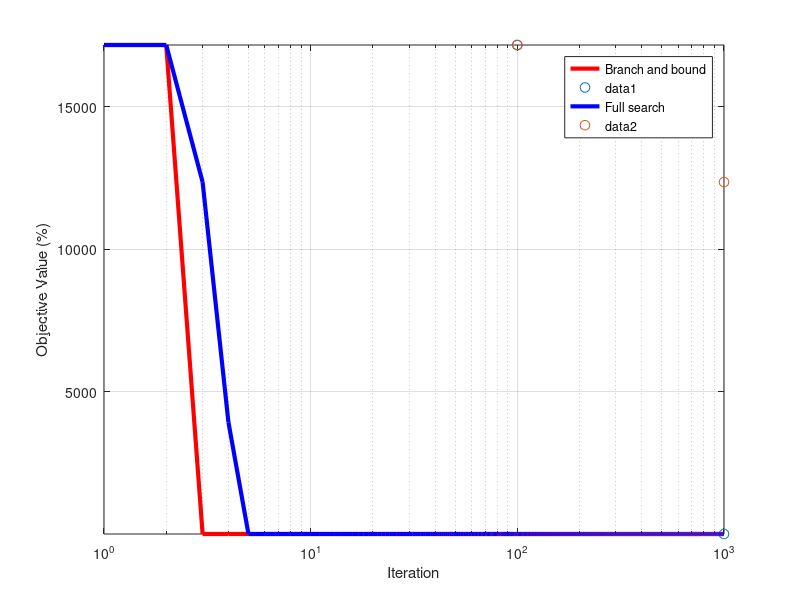

Here is the MATLAB script that generated this plot:
clc;
clear;

recordObj = [Inf, 9.25532013533858e+18, 125477530.908545, 7614.41685514409, 7614.41546707591, 7614.37393262673, 7538.78845805876, ...
    7538.77401184487, 7538.76854462566, 7538.76307764652, 7538.76307566406, 7526.44827941759, 7526.42339595997, 7469.51831000844, ...
    7469.25918401901, 7469.02610584284, 7421.41737887043, 7411.27840970890, 7341.36354012558, 7339.77227099894, 7339.52376419583, ...
    7339.52181990520, 7334.96138721149, 7333.47837047896, 7332.40187353779, 7306.01587431959, 7306.00271168915, 7305.97615702989; ...
    0, 1, 2, 3, 67, 79, 4481, 8712, 49283, 152843, 164363, 2131007, 2359967, 4391999, 4431890, 4858368, 8521768, 8521985, 8528002, ...
    8798272, 9244805, 9245316, 9249407, 10494725, 12849219, 17175693, 17728652, 17859081;];

recordObjNoBound = [Inf, 1.74146052017455e+18, 125477530.908545, 90298593.2585724, 28697202.0510833, 7614.40162031440, ...
    7614.40024043796, 7614.37947198728, 7538.77537496337, 7538.77537496337, 7538.77537496337; ...
    0, 1, 2, 3, 4, 5, 7, 16, 39, 641 5001;];
%recordObj = load(['./data/BBconverge.mat']);
%recordObjNoBound = load(['./data/BBNoBoundconverge.mat']);
startPoint = 3;

numOfIteration = 1000;
iteration = 1:numOfIteration;
vecBBPayoff = recordObj(1,startPoint:length(recordObj(1,:)));
vecBBIter = recordObj(2,startPoint:length(recordObj(2,:)));
vecBBPlot = zeros(1,numOfIteration);

vecBBPayoff2 = recordObjNoBound(1,startPoint:length(recordObjNoBound(1,:)));
vecBBIter2 = recordObjNoBound(2,startPoint:length(recordObjNoBound(2,:)));
vecBBPlot2 = zeros(1,numOfIteration);

minPayoff = vecBBPayoff(length(vecBBPayoff));

xMarker = vecBBIter;
yMarker = vecBBPayoff/minPayoff;
xMarker2 = vecBBIter2;
yMarker2 = vecBBPayoff2/minPayoff;

for i=1:numOfIteration
    temp = find(vecBBIter>=i);
    payoff = vecBBPayoff( temp(1) );
    vecBBPlot(i) = payoff/minPayoff;
    
    temp2 = find(vecBBIter2>=i);
    payoff2 = vecBBPayoff2( temp2(1) );
    vecBBPlot2(i) = payoff2/minPayoff;
end
%DC_colorMap=jet(16);

semilogx(iteration,vecBBPlot(1:numOfIteration),'LineWidth',3,'DisplayName','Branch and bound','Color','r','MarkerSize',10); hold on;
marker1 = scatter(xMarker,yMarker,'ro');
set(marker1, 'sizedata', 50);
set(get(get(marker1,'Annotation'),'LegendInformation'),'IconDisplayStyle','off');

semilogx(iteration,vecBBPlot2(1:numOfIteration),'LineWidth',3,'DisplayName','Full search','Color','b','MarkerSize',10);
marker2 = scatter(xMarker2,yMarker2,'bo');
set(marker2, 'sizedata', 50);
set(get(get(marker2,'Annotation'),'LegendInformation'),'IconDisplayStyle','off');

ylabel('Objective Value (%)');
xlabel('Iteration');
legend('show');
axis([0 numOfIteration -inf inf]);
grid on;